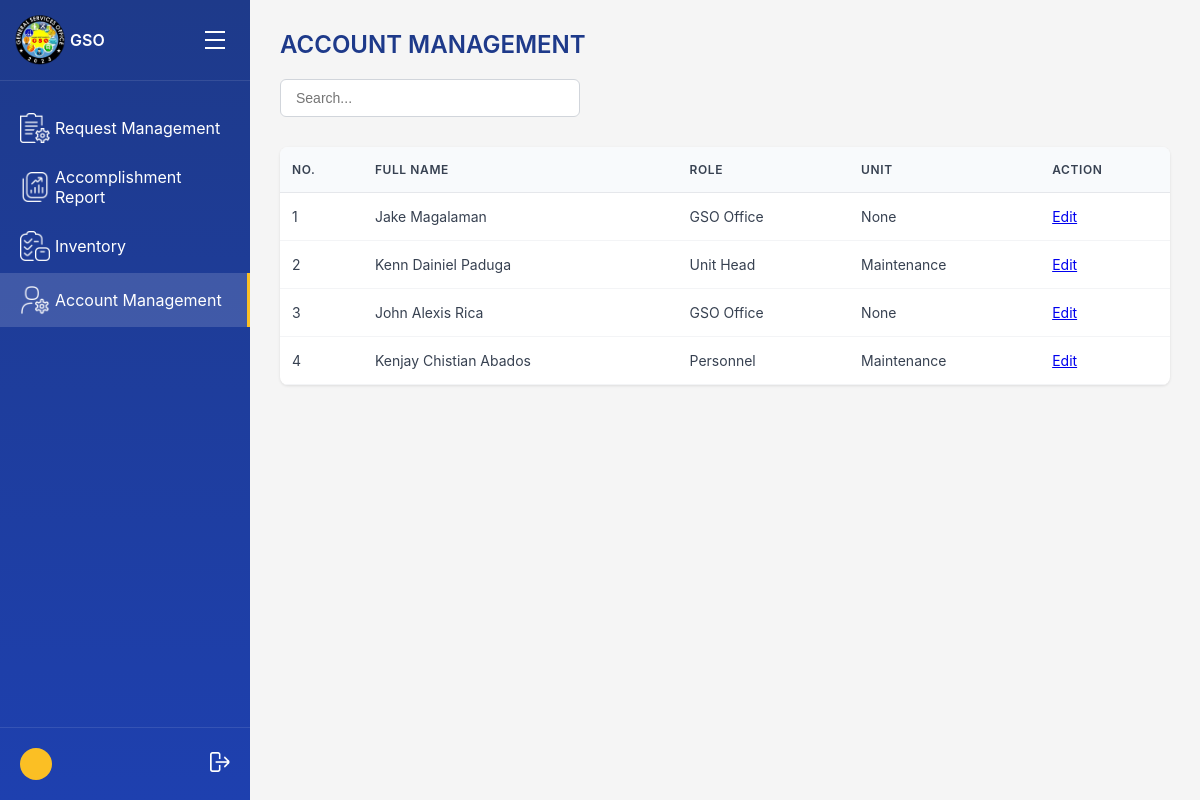
The page /accounts/accounts/ on the database as committed earlier.
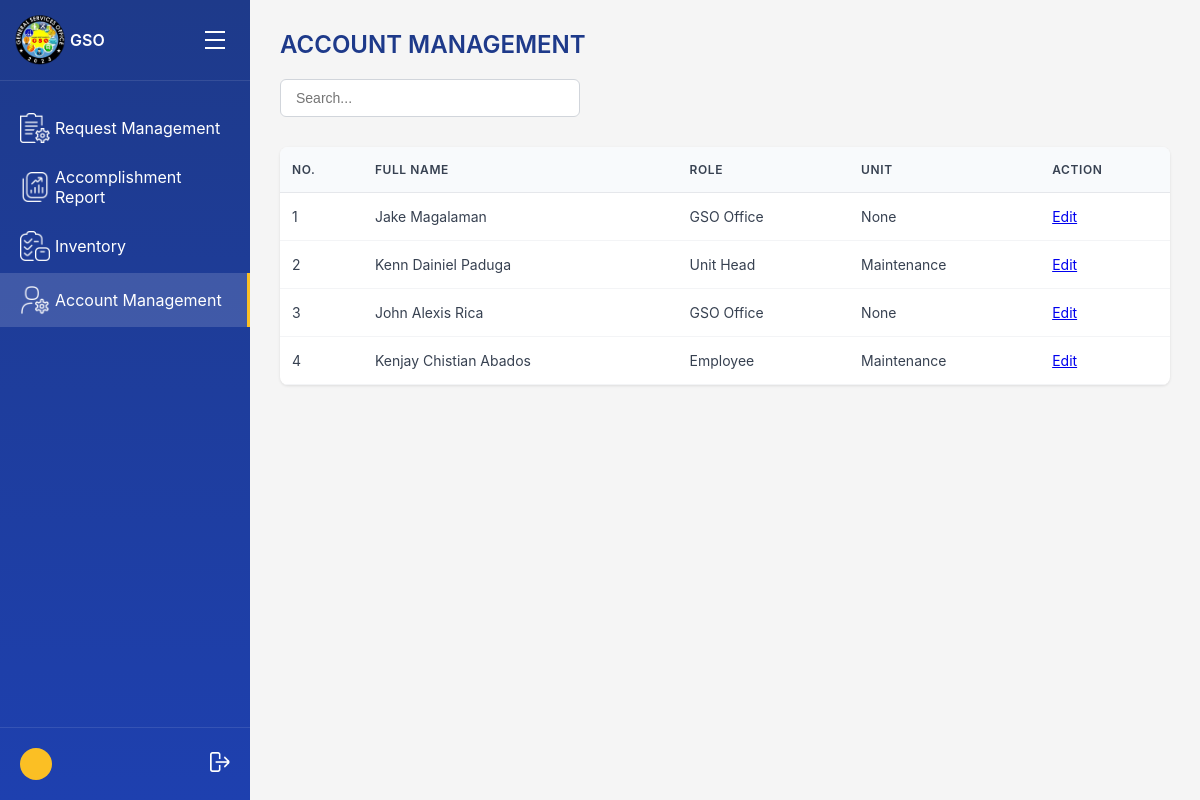
The same page on the database as committed later.
### accounts/models.py (models this page shows)
class User(AbstractUser):
    ROLE_CHOICES = [
        ('gso', 'GSO Office'),
        ('unit_head', 'Unit Head'),
        ('personnel', 'Personnel'),
        ('employee', 'Employee'),
    ]
    role = models.CharField(max_length=20, choices=ROLE_CHOICES)
    unit = models.CharField(max_length=50, blank=True, null=True)

### accounts/views.py (the view)
# urls.py: path('accounts/', views.account_view, name='account_management'),
def account_view(request):
    users = User.objects.all()
    return render(request, 'gso_office/accounts/account_management.html', {'users': users})

### templates/gso_office/accounts/account_management.html (shortened to what this page needs)
{% extends "gso_office/gso_base_dashboard.html" %}
{% block main_content %}
<div class="header">
    <h1 class="page-title">ACCOUNT MANAGEMENT</h1>
    <input type="text" class="search-bar" placeholder="Search...">
</div>
<div class="table-container">
    <table class="table">
        <thead>
            <tr>
                <th>NO.</th>
                <th>FULL NAME</th>
                <th>ROLE</th>
                <th>UNIT</th>
                <th>ACTION</th>
            </tr>
        </thead>
        <tbody>
            {% for user in users %}
            <tr>
                <td>{{ forloop.counter }}</td>
                <td>{{ user.get_full_name }}</td>
                <td>{{ user.get_role_display }}</td>
                <td>{{ user.unit }}</td>
                <td>
                    <a href="{% url 'edit_user' user.id %}" class="btn btn-sm btn-primary">Edit</a>
                </td>
            </tr>
            {% empty %}
            <tr>
                <td colspan="5">No users found.</td>
            </tr>
            {% endfor %}
        </tbody>
    </table>
</div>
{% endblock %}

Rows that differ between the two databases and show on the page:
changed User "Kenjay Chistian Abados": role "Personnel" → "Employee"
